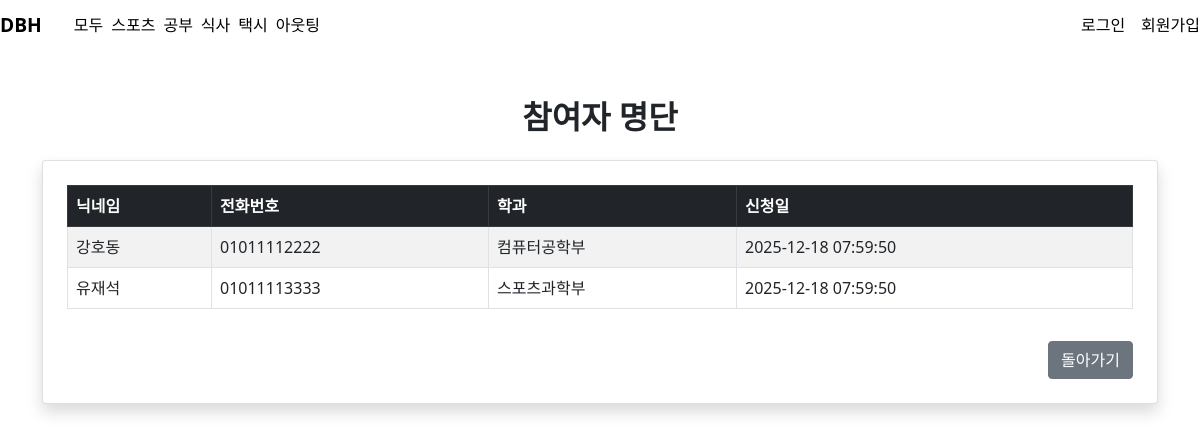
Page /src/Board/participants.php?activity_id=8&board_id=9 on the committed database.
### tables this page shows
CREATE TABLE personnel (
    personnel_id  INT NOT NULL PRIMARY KEY AUTO_INCREMENT,
    fk_activity_id INT NOT NULL,
    fk_member_id INT NOT NULL,
    join_date DATETIME NOT NULL DEFAULT CURRENT_TIMESTAMP,
    UNIQUE (fk_activity_id, fk_member_id),
    FOREIGN KEY (fk_activity_id) REFERENCES activity(activity_id) ON DELETE CASCADE,
    FOREIGN KEY (fk_member_id) REFERENCES members(member_id) ON DELETE CASCADE
);

CREATE TABLE members (
    member_id INT PRIMARY KEY AUTO_INCREMENT,
    user_id CHAR(10) NOT NULL,
    user_pass CHAR(64) NOT NULL,
    user_name VARCHAR(50) NOT NULL,
    nickname VARCHAR(20),
    birth DATE,
    fk_department_code CHAR(5),
    reg_date DATETIME NOT NULL DEFAULT CURRENT_TIMESTAMP,
    last_login_date DATETIME,
    login_yn BOOLEAN NOT NULL DEFAULT FALSE,
    phone CHAR(11) NOT NULL,
    FOREIGN KEY (fk_department_code) REFERENCES departments(department_code) ON DELETE CASCADE
);

CREATE TABLE departments (
    department_id INT PRIMARY KEY AUTO_INCREMENT,
    department_code CHAR(5) UNIQUE NOT NULL,
    department_name VARCHAR(100) NOT NULL
);

### inc/loader.php (called while the page is built, shortened)
<?php
include_once "../../config/connect.php";
function A($sql, $bind = array(), $debug='N'){
    global $mysqli;
    if(is_array($bind) && !empty($bind)){
        $temp = 0;
        foreach($bind as $k=>$v){
            $temp = $v;
        }
        if($temp){
            $sql = mssql_prepare($sql, $bind, $debug);
        }
    }
    $result = $mysqli->query($sql);
    $resultRow = array();
    if($result->num_rows > 0){
        while($row = $result->fetch_assoc()){
            $resultRow[] = $row;
        }
    }else{
        return true;
    }
    return $resultRow;
}
function mssql_prepare ($query, $phs = array(),$dubug='N') {
    foreach ($phs as $ph) {
        $ph = "'" . ms_escape_string($ph) . "'";
        $query = substr_replace(
            $query, $ph, strpos($query, '?'), 1
        );
    }
    return $query;
}
function ms_escape_string($data) {
    if ( is_numeric($data) ) return $data;
    return str_replace("'", "''", $data );
}

### src/Board/participants.php (the view, shortened to what this page needs)
<?php
include("../../inc/head.php");
$activity_id = isset($_GET['activity_id']) ? $_GET['activity_id'] : '';
$sql = "
    SELECT m.nickname, m.phone, d.department_name, p.join_date FROM personnel p
    INNER JOIN members m ON m.member_id = p.fk_member_id
    LEFT JOIN departments d ON d.department_code = m.fk_department_code
    WHERE p.fk_activity_id = ?
    ORDER BY p.join_date ASC
";
$bind = array($activity_id);
$rows = A($sql, $bind);
?>
<section class="container my-5">
    <h2 class="fw-bold text-center mb-4">참여자 명단</h2>
    <div class="card p-4 shadow">
        <table class="table table-bordered table-striped">
            <thead class="table-dark">
                <tr>
                    <th>닉네임</th>
                    <th>전화번호</th>
                    <th>학과</th>
                    <th>신청일</th>
                </tr>
            </thead>
            <tbody>
                <?php if ($rows && is_array($rows)) { ?>
                    <?php foreach ($rows as $r) { ?>
                        <tr>
                            <td><?= $r['nickname'] ?></td>
                            <td><?= $r['phone'] ?></td>
                            <td><?= $r['department_name'] ?></td>
                            <td><?= $r['join_date'] ?></td>
                        </tr>
                    <?php } ?>
                <?php } else { ?>
                    <tr>
                        <td colspan="6" class="text-center text-muted">참여자가 없습니다.</td>
                    </tr>
                <?php } ?>
            </tbody>
        </table>
        <div class="text-end mt-3">
            <a href="board_write.php?board_id=<?= $_GET['board_id'] ?>" class="btn btn-secondary">돌아가기</a>
        </div>
    </div>
</section>
<?php include("../../inc/footer.php"); ?>

### css/main.style.css (style rules this page uses)
body { margin: 0; }

### rows in the picture
personnel: fk_member.nickname "강호동", fk_member.phone "01011112222", departments.department_name "컴퓨터공학부", join_date "2025-12-18 07:59:50"
personnel: fk_member.nickname "유재석", fk_member.phone "01011113333", departments.department_name "스포츠과학부", join_date "2025-12-18 07:59:50"
